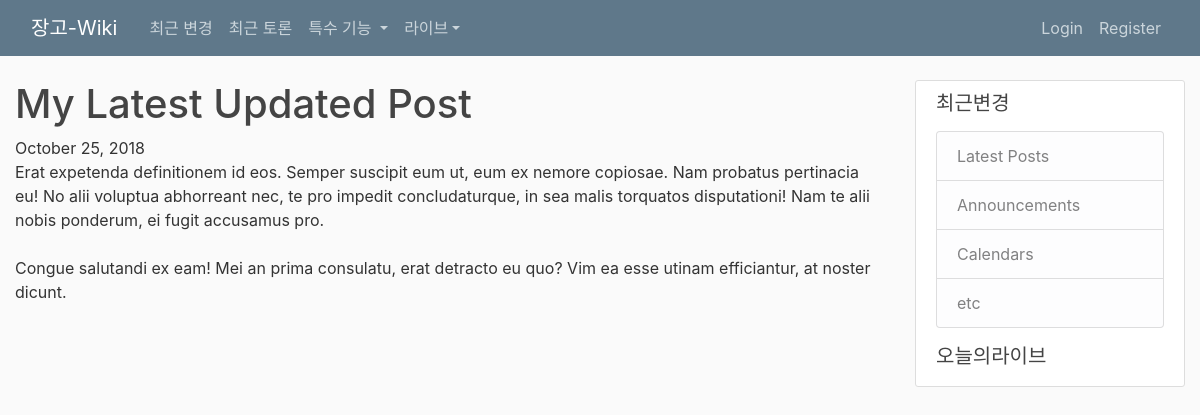
Page /blog/post/29/ on the committed database.
### blog/models.py (models this page shows, shortened)
class Post(models.Model):
    title = models.CharField(max_length = 100)
    content = models.TextField()
    date_posted = models.DateTimeField(default=timezone.now)
    author = models.ForeignKey(User, on_delete=models.CASCADE)

### blog/views.py (the view)
# urls.py: path('post/<int:pk>/', PostDetailView.as_view(), name='post-detail'),
class PostDetailView(DetailView):
    model = Post

### blog/templates/blog/post_detail.html
{% extends "blog/base.html" %}
{% block content %}
    <article class="media">
        <div class="media-body">
            <h1 class="article-title">{{ object.title }}</h1>
            {{ object.date_posted|date:"F d, Y" }}
            <p class="article-content">{{ object.content }}</p>
        </div>
    </article>
{% endblock content %}

### blog/static/blog/main.css (style rules this page uses)
body { background: #fafafa; color: #333333; margin-top: 5rem; }
h1, h2, h3, h4, h5, h6 { color: #444444; }
.article-title { color: #444444; }
.article-content { white-space: pre-line; }

### rows in the picture
Post: title "My Latest Updated Post", date_posted "October 25, 2018", content "Erat expetenda definitionem id eos. Semper suscipit eum ut, eum ex nemore copiosae. Nam probatus pertinacia eu! No alii voluptua abhorreant nec, te pro impedit concludaturque, in sea malis torquatos disputationi! Nam te alii nobis ponderum, ei fugit accusamus pro. Congue salutandi ex eam! Mei an prima consulatu, erat detracto eu quo? Vim ea esse utinam efficiantur, at noster dicunt."
